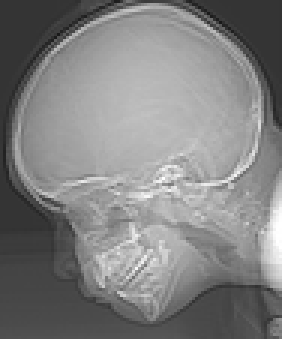
#> input picture Skull 374x452.tif, 94 x 113 px, shrunk from 374 x 452 before the run (shown 3 times larger)
$ jupyter execute --allow-errors 'spatial domain smoothing filter.ipynb'
#> lines starting #> are read from the running program, lines starting #| are printed output that depends on the picture; after the words box and inside, x2 and y2 are one past the last pixel; in counts of white or black regions, pixels touching at a corner belong together
3(a).  apply average & median spatial filters with 5x5 mask & observe their performance for noise suppression in term of PSNR

[cell 1]
import cv2
import numpy as np
import matplotlib.pyplot as plt

Function for Average Spatial Filter
Function: output_image = cv2.blur(input_image, (kernel_size, kernel_size))

[cell 2]
def average_filter(image, mask_size):
    filtered_image = image.copy()
    height, width = filtered_image.shape
    offset, weight = mask_size // 2, mask_size * mask_size

    for r in range(height):
        for c in range(width):
            filtered_image[r, c] = 0;
            for x in range(-offset, offset + 1):
                for y in range(-offset, offset + 1):
                    if (r + x >= 0 and r + x < height and c + y >= 0 and c + y < width):
                        filtered_image[r, c] += (image[r + x, c + y] / weight)

    return np.uint8(filtered_image)

Function for Median Spatial Filter
Function: output_image = cv2.medianBlur(input_image, kernel_size)

[cell 3]
def median_filter(image, mask_size):
    filtered_image = image.copy()
    height, width = filtered_image.shape
    offset = mask_size // 2

    for r in range(height):
        for c in range(width):
            pixels = []
            for x in range(-offset, offset + 1):
                for y in range(-offset, offset + 1):
                    if (r + x >= 0 and r + x < height and c + y >= 0 and c + y < width):
                        pixels.append(image[r + x, c + y])
            filtered_image[r, c] = sorted(pixels)[len(pixels) // 2]

    return np.uint8(filtered_image)

Function for adding Salt & Pepper Noise

[cell 4]
def add_salt_pepper_noise(image, percent):
    noisy_image = image.copy()
    noise_amount = (image.shape[0] * image.shape[1]) * (percent / 100)

    for k in range(int(noise_amount)):
        index = []
        for x in range(1, 5):
            index.append(np.random.randint(0, image.shape[0]))
        noisy_image[index[0], index[1]], noisy_image[index[2], index[3]] = 0, 255

    return noisy_image

Function for calculating PSNR (Peak Signal to Noise Ratio)
Function: psnr = cv2.PSNR(image1, image2)

[cell 5]
def compute_psnr(image1, image2):
    image1, image2 = np.float64(image1), np.float64(image2)
    mse = np.mean((image1 - image2) ** 2)
    if mse == 0:
        return float('inf')
    psnr = 20 * np.log10(255.0) - 10 * np.log10(mse)

    return round(psnr, 2)

loading the image

[cell 6]
character_image = cv2.imread("./Skull 374x452.tif", 0)
#> character_image is the input picture: shape (113, 94); min 25, max 255, mean 129.4
plt.imshow(character_image, cmap = "gray")
plt.title("Original Image")
plt.show()

Adding Salt & Pepper Noise to the Image

#> (a cell that did not finish here is left out)

#> after the loop in add_salt_pepper_noise, `for k in range(int(noise_amount)):`: noisy_image: shape (113, 94); 0.02% of pixels changed, all inside (x1, y1, x2, y2) = (47, 44, 68, 65)
plt.imshow(noisy_character_image, cmap = "gray")
plt.title("The Noisy Image")
plt.show()
psnr = compute_psnr(character_image, noisy_character_image)
print(f"PSNR = {psnr}")

applying average spatial filter

[cell 8]
mask_size = 3
#> (the rest of this cell did not finish here and is left out)

Applying Median Spatial Filter

[cell 9]
mask_size = 3
#> (the rest of this cell did not finish here and is left out)

Loading the Noisy Image

[cell 10]
noisy_pcb_image = cv2.imread("./Noisy PCB 455x440.tif", 0)
#> (the rest of this cell did not finish here and is left out)

Applying Average Spatial Filter

[cell 11]
mask_size = 5
#> (the rest of this cell did not finish here and is left out)

plt.imshow(avg_noisy_pcb_image, cmap = "gray")
plt.title("Average Filtered Image")
plt.show()

Applying Median Spatial Filter

[cell 12]
mask_size = 5
#> (the rest of this cell did not finish here and is left out)

plt.imshow(median_noisy_pcb_image, cmap = "gray")
plt.title("Median Filtered Image")
plt.show()

3(b).   use different size of mask (3x3, 5x5, 7x7) with average filter for noise suppression & observe their performance in term of PSNR

Function for Average Spatial Filter
Function: output_image = cv2.blur(input_image, (kernel_size, kernel_size))

[cell 13]
import cv2
import numpy as np
import matplotlib.pyplot as plt

[cell 14]
def average_filter(image, mask_size):
    filtered_image = image.copy()
    height, width = filtered_image.shape
    offset, weight = mask_size // 2, mask_size * mask_size

    for r in range(height):
        for c in range(width):
            filtered_image[r, c] = 0;
            for x in range(-offset, offset + 1):
                for y in range(-offset, offset + 1):
                    if (r + x >= 0 and r + x < height and c + y >= 0 and c + y < width):
                        filtered_image[r, c] += (image[r + x, c + y] / weight)

    return np.uint8(filtered_image)

Function for adding Salt & Pepper Noise

[cell 15]
def add_salt_pepper_noise(image, percent):
    noisy_image = image.copy()
    noise_amount = (image.shape[0] * image.shape[1]) * (percent / 100)

    for k in range(int(noise_amount)):
        index = []
        for x in range(1, 5):
            index.append(np.random.randint(0, image.shape[0]))
        noisy_image[index[0], index[1]], noisy_image[index[2], index[3]] = 0, 255

    return noisy_image

Function for calculating PSNR (Peak Signal to Noise Ratio)
Function: psnr = cv2.PSNR(image1, image2)

[cell 16]
def compute_psnr(image1, image2):
    image1, image2 = np.float64(image1), np.float64(image2)
    mse = np.mean((image1 - image2) ** 2)
    if mse == 0:
        return float('inf')
    psnr = 20 * np.log10(255.0) - 10 * np.log10(mse)

    return round(psnr, 2)

loading image

[cell 17]
character_image = cv2.imread("./Rose 1024x1024.tif", 0)
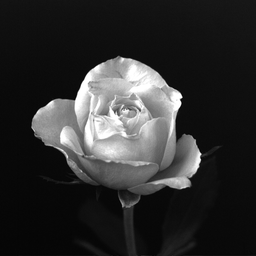
#> input picture Rose 1024x1024.tif, 256 x 256 px, shrunk from 1024 x 1024 before the run
#> character_image is the input picture: shape (256, 256); min 0, max 255, mean 46.8
plt.imshow(character_image, cmap = "gray")
plt.title("Original Image")
plt.show()

adding salt and paper noise to the image

[cell 18]
noisy_character_image = add_salt_pepper_noise(character_image, 15)
#> after the loop in add_salt_pepper_noise, `for k in range(int(noise_amount)):`:
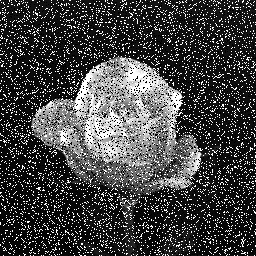
#> noisy_image: shape (256, 256); min 0, max 255, mean 67.7
plt.imshow(noisy_character_image, cmap = "gray")
plt.title("The Noisy Image")
plt.show()
psnr = compute_psnr(character_image, noisy_character_image)
#> in compute_psnr, `mse = np.mean((image1 - image2) ** 2)`: mse = 7036.5
#> in compute_psnr, `psnr = 20 * np.log10(255.0) - 10 * np.log10(mse)`: psnr = 9.66
#> psnr = 9.66
print(f"PSNR = {psnr}")
#| PSNR = 9.66

applying average filter with (3*3, 5*5, 7*7) mask

[cell 19]
for mask_size in range(3, 8, 2):
    avg_character_image = average_filter(noisy_character_image, mask_size)
    plt.imshow(cv2.cvtColor(avg_character_image, cv2.COLOR_BGR2RGB))
    plt.title(f"Noisy Image after applying Averaging Filter of mask size {mask_size}x{mask_size}")
    plt.show()
    print(f"PSNR = {compute_psnr(noisy_character_image, avg_character_image)}")
#> this loop made 3 passes
#| PSNR = 10.62
#| PSNR = 10.2
#| PSNR = 10.02
#> pass 1, `avg_character_image = average_filter(noisy_character_image, mask_size)`:
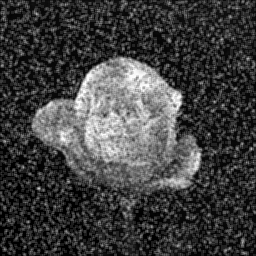
#> avg_character_image: shape (256, 256); min 0, max 252, mean 63.9
#> pass 2, `avg_character_image = average_filter(noisy_character_image, mask_size)`:
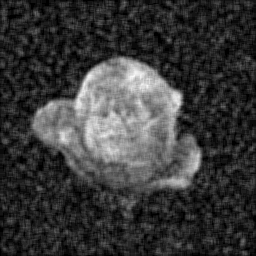
#> avg_character_image: shape (256, 256); min 0, max 250, mean 57.5
#> after the loop:
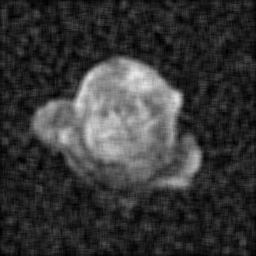
#> avg_character_image: shape (256, 256); min 0, max 233, mean 54.4

3(c)  apply harmonic & geometric mean filter on the noisy image & compare their performance with PSNR

Function for Harmonic Mean Filter
The Harmonic Mean Filter works well for salt noise, but fails for pepper noise

[cell 20]
def apply_harmonic_mean_filter(image, mask_size):
    filtered_image = image.copy()
    height, width = filtered_image.shape
    offset, number_of_pixel = mask_size // 2, mask_size * mask_size

    for r in range(height):
        for c in range(width):
            pixel = 0
            for x in range(-offset, offset + 1):
                for y in range(-offset, offset + 1):
                    if (r + x >= 0 and r + x < height and c + y >= 0 and c + y < width):
                        pixel += float(1 / (image[r + x, c + y] + 1e-4))
            pixel = number_of_pixel / pixel
            filtered_image[r, c] = 255 if pixel > 255 else pixel

    return np.uint8(filtered_image)

Function for Geometric Mean Filter

[cell 21]
def apply_geometric_mean_filter(image, mask_size):
    filtered_image = image.copy()
    height, width = filtered_image.shape
    offset = mask_size // 2

    for r in range(height):
        for c in range(width):
            pixel = 1
            count = 0
            for x in range(-offset, offset + 1):
                for y in range(-offset, offset + 1):
                    if (r + x >= 0 and r + x < height and c + y >= 0 and c + y < width):
                        if (image[r + x, c + y]):
                            count += 1
                            pixel = pixel * int(image[r + x, c + y])
            count = 1 if count == 0 else count
            filtered_image[r, c] = pixel ** (1 / count)

    return np.uint8(filtered_image)

write the function for Function for adding Salt & Pepper Noise
write the function for Function for psnr
then load the image
then add salt and paper noise to the image

then here we are with harmonic filter

[cell 22]
mask_size = 3
harmonic_filtered_image = apply_harmonic_mean_filter(noisy_character_image, mask_size)
#> after the loop in apply_harmonic_mean_filter, `for r in range(height):`:
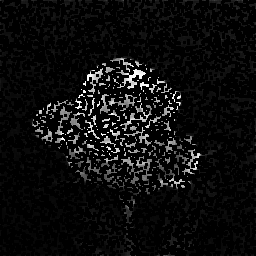
#> filtered_image: shape (256, 256); min 0, max 255, mean 13.9
plt.imshow(cv2.cvtColor(harmonic_filtered_image, cv2.COLOR_BGR2RGB))
plt.title("After applying Harmonic Mean Filter")
plt.show()
print(f"PSNR = {compute_psnr(noisy_character_image, harmonic_filtered_image)}")
#| PSNR = 7.74

apply geometric mean filter

[cell 23]
geometric_filtered_image = apply_geometric_mean_filter(noisy_character_image, mask_size)
#> after the loop in apply_geometric_mean_filter, `for r in range(height):`:
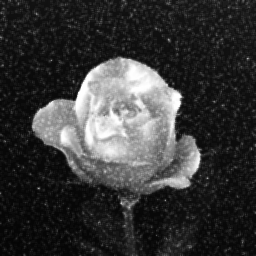
#> filtered_image: shape (256, 256); min 5, max 255, mean 55.1
plt.imshow(cv2.cvtColor(geometric_filtered_image, cv2.COLOR_BGR2RGB))
plt.title("After applying Geometric Mean Filter")
plt.show()
print(f"PSNR = {compute_psnr(noisy_character_image, geometric_filtered_image)}")
#| PSNR = 10.05
